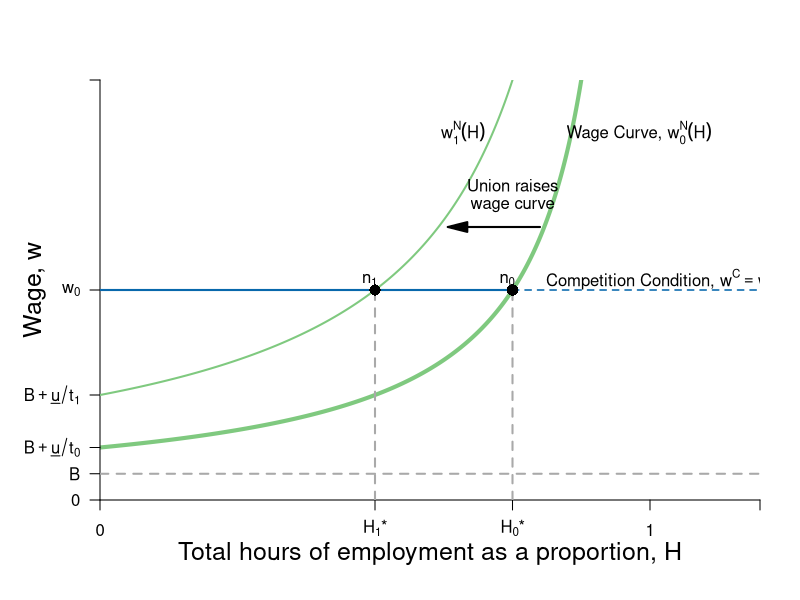

The R script that drew this image:
require(shape)
require(plotrix)
pdf(file = "employment/employment_unions_bad.pdf", width = 9, height = 7)

#Set parameters for graphics
axislabelsize <- 1.5
graphlinewidth <- 2
segmentlinewidth <- 1.5

COL <- c("#7fc97f", "#beaed4", "#fdc086", "#ffff99", "#386cb0", "#f0027f", "#bf5b17", "#666666")
COLA <- c("#99d8c9","#66c2a4","#41ae76", "#238b45", "#005824")
COLB <- c("#4eb3d3", "#2b8cbe", "#0868ac","#084081")

WageFn <- function(H, delta = 5) {
  delta /(1 - H)
}

#COL <- c("#1B9E77", "#D95F02", "#7570B3", "#E7298A", "#66A61E", "#E6AB02", "#A6761D", "#666666")
COL <- c("#7fc97f", "#beaed4", "#fdc086", "#ffff99")
par(mar =  c(5, 5, 4, 2))
xlims <- c(0, 1.2)
ylims <- c(0, 40)


plot(0, 0, xlim = xlims, ylim = ylims, type = "n",
     xlab = expression(paste("Total hours of employment as a proportion, ", H)),
     ylab = expression(paste("Wage, ", w)),
     xaxt = "n", 
     yaxt = "n",
     cex.lab = axislabelsize, 
     line = 2.5,
     bty = "n", 
     xaxs="i", 
     yaxs="i")

npts <- 500 
npts2 <- 501
#Specify the sequences of points for graphing. 
xx1 <- seq(xlims[1], 0.9, length.out = npts)
xx2 <- seq(xlims[1], xlims[2], length.out = npts)
xx3 <- seq(xlims[1], xlims[2], length.out = npts2)
xx4 <- seq(xlims[1], 25, length.out = npts2)

#Draw the lines for the graphs
lines(xx1, WageFn(xx1), col = COL[1], lwd = 4)
#lines(xx2, solowCondition(xx2, delta = 5), col = COL[3], lwd = 4)
#lines(xx2, solowInfeas(xx2, delta = 5), col = COL[1], lwd = 4, lty = 2)

#Customize ticks and labels for the plot
ticksy <- c(0, 2.5, 5, 10, 20,  40)
ylabels <- c(0, expression(paste(B)), expression(paste(B+underline(u)/t[0])), expression(paste(B+underline(u)/t[1])), expression(paste(w[0])), NA)
ticksx <- c(0, 0.5, 0.75, 1, xlims[2])
xlabels <- c(0, expression(paste(H[1],"*")),expression(paste(H[0],"*")), 1.0, NA)
axis(1, at = ticksx, pos = 0, labels = xlabels)
axis(2, at = ticksy, pos = 0, labels = ylabels, las = 1)

#Annotation of the  graphs
text(0.98, 35, expression(paste("Wage Curve, ", w[0]^N*(H))))

#segments(1, 0, 1, 42, lty = 2, lwd = 3, col = "darkgray")
segments(0.75, 0, 0.75, 20, lty = 2, lwd = 2, col = "darkgray")

#Arrows(0.8, 15, 0.8, 19, col = "black", lty = 1, lwd = 2, arr.type = "triangle")
#Arrows(0.8, 15, 0.8, 11, col = "black", lty = 1, lwd = 2, arr.type = "triangle")
#text(0.98, 16.5, expression(paste("Employment rent")))
#text(0.98, 15, expression(paste("decreases with union")))

#Original Zero profit condition 
segments(0, 20, 0.75, 20, lty = 1, lwd = graphlinewidth, col = COLB[3])
segments(0.75, 20, 1.2, 20, lty = 2, lwd = segmentlinewidth, col = COLB[3])

points(0.75, 20, pch = 16, col = "black", cex = 1.5)
text(0.74, 21, expression(paste(n[0])))


#Union raises the wage function
lines(xx1, WageFn(xx1, delta = 10), col = COL[1], lwd = graphlinewidth)

#segments(0, 10, 1.2, 10, lty = 2, lwd = 2, col = "darkgray")
#text(0.97, 11, expression(paste(B + a[1])))

text(0.66, 35, expression(paste(w[1]^N*(H))))

Arrows(0.8, 26, 0.65, 26, col = "black", lty = 1, lwd = 2, arr.type = "triangle")
text(0.75, 30, expression(paste("Union raises")))
text(0.75, 28, expression(paste("wage curve")))
# 
segments(0.5, 0, 0.5, 20, lty = 2, lwd = 2, col = "darkgray")
points(0.5, 20, pch = 16, col = "black", cex = 1.5)
text(0.49, 21, expression(paste(n[1])))
#text(1.02, 26, expression(paste(zpc[1], ", ", w == w[1])))


#Unemployment benefits & a
#segments(0, 5, 1.2, 5, lty = 2, lwd = 2, col = "darkgray")
segments(0, 2.5, 1.2, 2.5, lty = 2, lwd = 2, col = "darkgray")

#Zero profit condition
text(1.02, 21, expression(paste("Competition Condition, ", w^C == w[0])))
#text(0.97, 6, expression(paste(B + a[0])))
#text(0.97, 3.5, expression(paste(B, " (unemployment benefits)")))
#text(1.08, 36, expression(paste("level of")))
#text(1.08, 34, expression(paste("employment, ", bar(H))))


dev.off()
